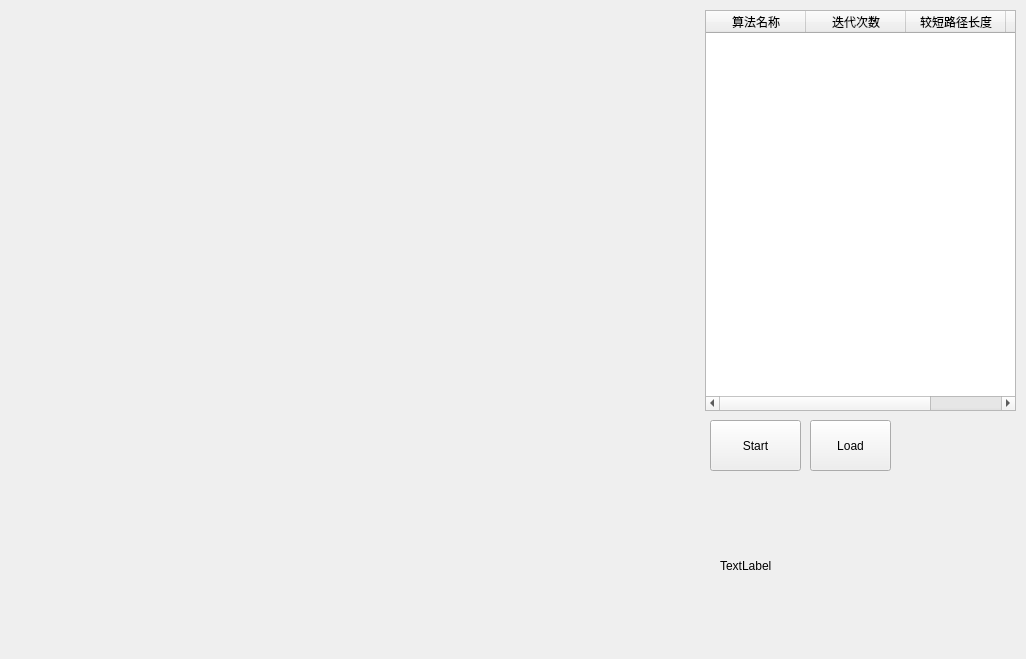
<?xml version="1.0" encoding="UTF-8"?>
<ui version="4.0">
 <class>MainWindow</class>
 <widget class="QMainWindow" name="MainWindow">
  <property name="geometry">
   <rect>
    <x>0</x>
    <y>0</y>
    <width>1026</width>
    <height>659</height>
   </rect>
  </property>
  <property name="windowTitle">
   <string>TSP</string>
  </property>
  <widget class="QWidget" name="centralWidget">
   <widget class="QTableWidget" name="tableWidget">
    <property name="geometry">
     <rect>
      <x>705</x>
      <y>10</y>
      <width>311</width>
      <height>401</height>
     </rect>
    </property>
    <column>
     <property name="text">
      <string>算法名称</string>
     </property>
    </column>
    <column>
     <property name="text">
      <string>迭代次数</string>
     </property>
    </column>
    <column>
     <property name="text">
      <string>较短路径长度</string>
     </property>
    </column>
    <column>
     <property name="text">
      <string>较短路径</string>
     </property>
    </column>
   </widget>
   <widget class="QPushButton" name="pushButton">
    <property name="geometry">
     <rect>
      <x>710</x>
      <y>420</y>
      <width>91</width>
      <height>51</height>
     </rect>
    </property>
    <property name="text">
     <string>Start</string>
    </property>
   </widget>
   <widget class="QLabel" name="label">
    <property name="geometry">
     <rect>
      <x>720</x>
      <y>490</y>
      <width>281</width>
      <height>151</height>
     </rect>
    </property>
    <property name="text">
     <string>TextLabel</string>
    </property>
   </widget>
   <widget class="QPushButton" name="pushButton_2">
    <property name="geometry">
     <rect>
      <x>810</x>
      <y>420</y>
      <width>81</width>
      <height>51</height>
     </rect>
    </property>
    <property name="text">
     <string>Load</string>
    </property>
   </widget>
  </widget>
 </widget>
 <layoutdefault spacing="6" margin="11"/>
 <resources/>
 <connections/>
</ui>
